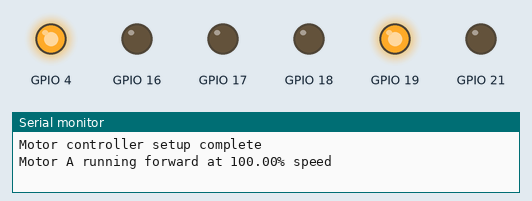
Simulated run of this sketch. Board: ESP32. Shown: output pins drawn as LEDs (lit = HIGH), the last lines printed to the serial monitor.

Above: at 0.5 s.
At 2.5 s:
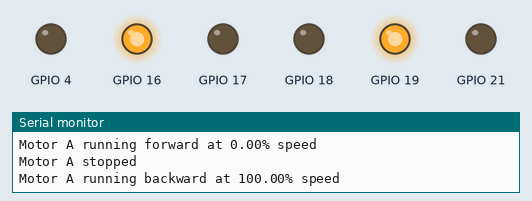
At 4.5 s:
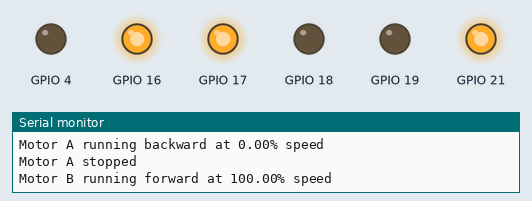
At 5.5 s:
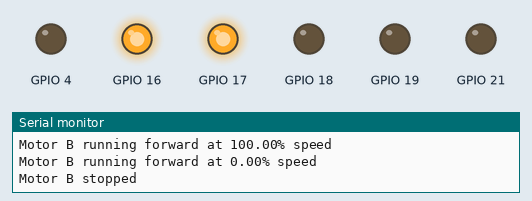
At 6.5 s:
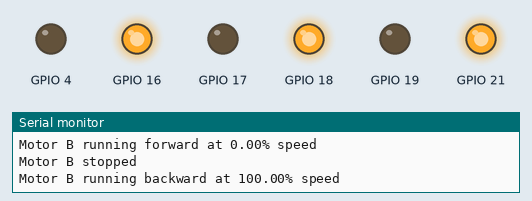
At 9.5 s:
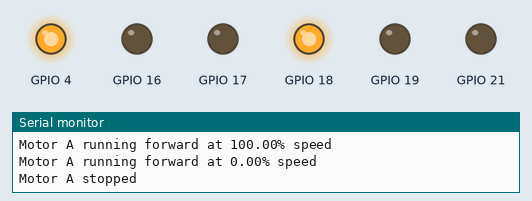
Timing chart, 0 to 10.4 s (numbered marks = the images above):
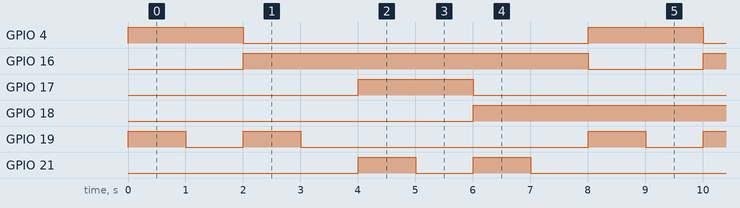

Measured:
- by itself, GPIO 4, GPIO 17: alternates HIGH for 2.0 s and LOW for 6.0 s
- by itself, GPIO 16, GPIO 18: alternates HIGH for 6.0 s and LOW for 2.0 s
- by itself, GPIO 19, GPIO 21: repeats every 8.0 s: LOW 1.0 s, HIGH 1.0 s, LOW 5.0 s, HIGH 1.0 s

The sketch:

motorExample.ino
```cpp
class Motor {
  private:
    int in1Pin;
    int in2Pin;
    int enablePin;
    int channel;
    String motorName;

  public:
    Motor(int in1Pin, int in2Pin, int enablePin, int channel, String motorName) {
      this->in1Pin = in1Pin;
      this->in2Pin = in2Pin;
      this->enablePin = enablePin;
      this->channel = channel;
      this->motorName = motorName;
      pinMode(in1Pin, OUTPUT);
      pinMode(in2Pin, OUTPUT);
      ledcSetup(channel, 5000, 8);
      ledcAttachPin(enablePin, channel);
    }

    void setSpeed(int direction, float speedPercentage) {
      if (direction == 0) {
        digitalWrite(in1Pin, LOW);
        digitalWrite(in2Pin, HIGH);
        Serial.println(motorName + " running backward at " + String(speedPercentage) + "% speed");
      } else {
        digitalWrite(in1Pin, HIGH);
        digitalWrite(in2Pin, LOW);
        Serial.println(motorName + " running forward at " + String(speedPercentage) + "% speed");
      }
      int dutyCycle = speedPercentage * 255 / 100; // convert percentage to duty cycle
      ledcWrite(channel, dutyCycle);

      if(speedPercentage == 0) {
        Serial.println(motorName + " stopped");
      }
    }
};

// create motor objects
Motor motorA(4, 16, 19, 0, "Motor A"); // IN1, IN2, ENA, channel, motor name
Motor motorB(17, 18, 21, 1, "Motor B"); // IN3, IN4, ENB, channel, motor name

void setup() {
  Serial.begin(115200);
  Serial.println("Motor controller setup complete");
}

void loop() {
  motorA.setSpeed(1, 100); // direction, speed (percentage)
  delay(1000);

  motorA.setSpeed(1, 0); // stop motor A
  delay(1000);

  motorA.setSpeed(0, 100); // direction, speed (percentage)
  delay(1000);

  motorA.setSpeed(0, 0); // stop motor A
  delay(1000);

  motorB.setSpeed(1, 100); // direction, speed (percentage)
  delay(1000);

  motorB.setSpeed(1, 0); // stop motor B
  delay(1000);

  motorB.setSpeed(0, 100); // direction, speed (percentage)
  delay(1000);

  motorB.setSpeed(0, 0); // stop motor B
  delay(1000);
}
```
